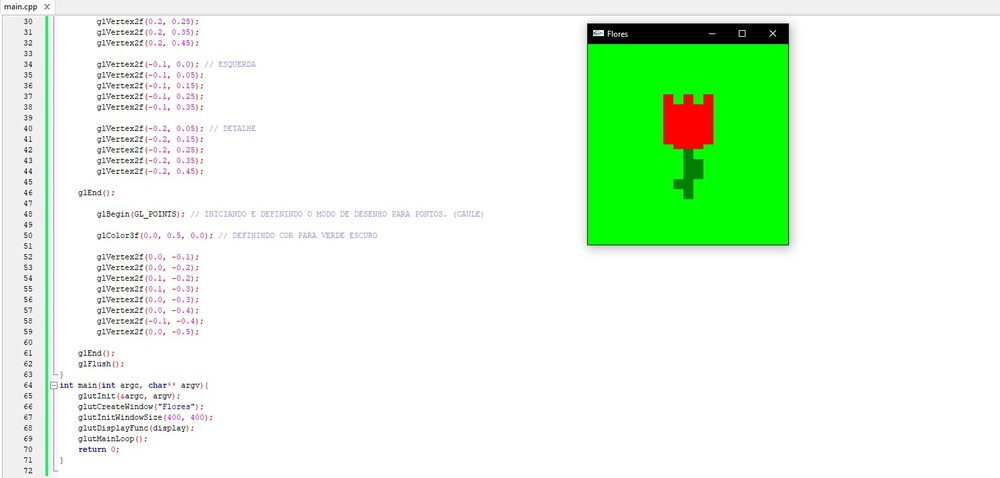
#> input picture 1B/Ex1_COMPGRAFICA/EXEMPLO.jpg, 1000 x 478 px, shrunk from 1497 x 715 before the run, found by its file name
$ python 1.py
#> lines starting #> are read from the running program, lines starting #| are printed output that depends on the picture
import cv2
from google.colab import files
from google.colab.patches import cv2_imshow

uploaded = files.upload()
#> the answer given: EXEMPLO.jpg
file_name = next(iter(uploaded))

image = cv2.imread(file_name)
#> image is the input picture: shape (478, 1000, 3); mean B, G, R 226.6, 246.5, 227.7

cv2_imshow(image)

blue_image = image.copy()
grayblue_image = image.copy()

altura, largura, canais = image.shape
#> altura = 478; largura = 1000; canais = 3

for x in range(altura):
    for y in range(largura):
        b, g, r = image[x, y]
        blue_image[x, y] = (b, 0, 0)  # Mantém o canal azul e define os canais verde e vermelho como zero
        grayblue_value = (int(b) + int(b) + int(b)) // 3
        grayblue_image[x, y] = (grayblue_value, grayblue_value, grayblue_value)
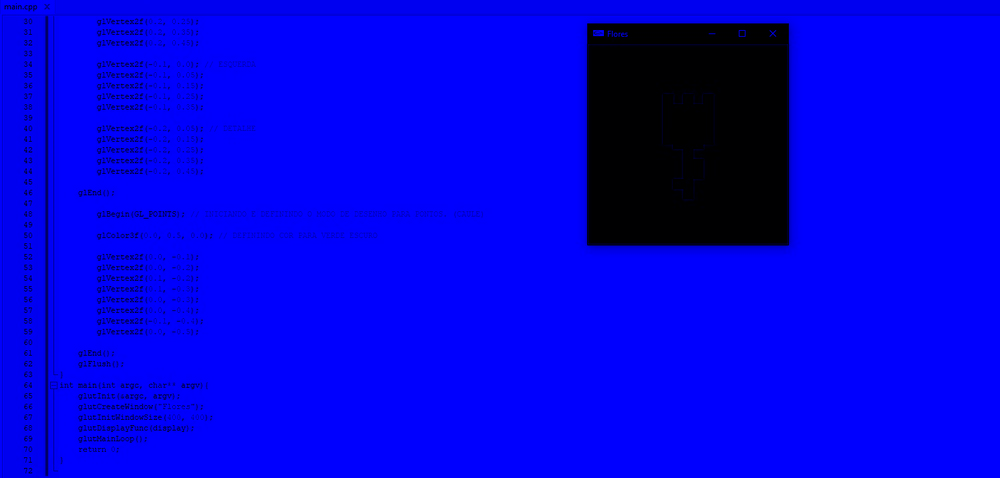
#> blue_image: shape (478, 1000, 3); mean B, G, R 226.6, 0, 0
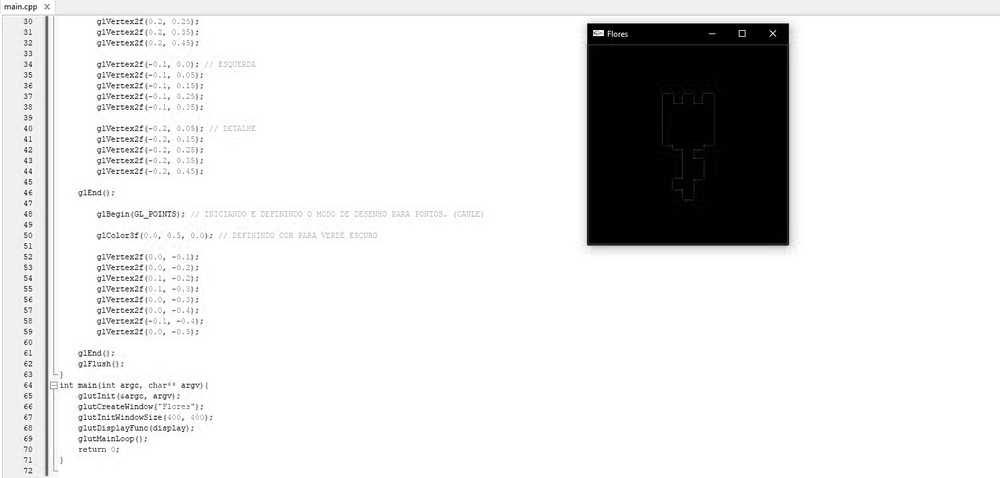
#> grayblue_image: shape (478, 1000, 3); min 0, max 255, mean 226.6

cv2_imshow(blue_image)
cv2_imshow(grayblue_image)
cv2.imwrite('Imagem_em_tons_de_azul.jpg', blue_image)
cv2.imwrite('Imagem_em_tons_de_azul_cinza.jpg', grayblue_image)
